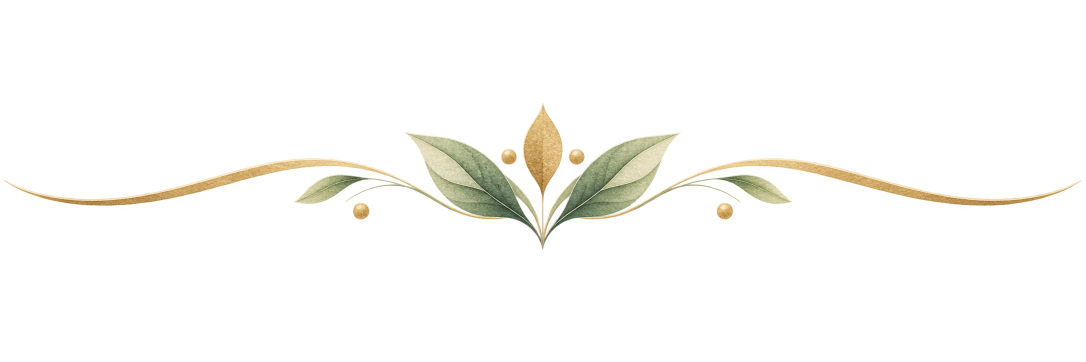
#> input picture art-originals/golden_divider.png, 2172 x 724 px (shown at 1/2 size); its folder holds 4 pictures in this run
$ python export_assets.py
#> lines starting #> are read from the running program, lines starting #| are printed output that depends on the picture
"""Re-exports the ornament PNGs from art-originals/ at the right geometry.

Two bugs this fixes, both of them invisible in the source files and obvious
once measured.

**The golden divider rendered at 45% of its intended width, everywhere.** The
shipped PNG was a 560x187 canvas (aspect 3.0) whose actual ink is only
2154x295 of the 2172x724 original (aspect 7.30) — the rest is transparent
padding. Every call site asks for a wide thin slot (120x18, aspect 6.67), and
AssetHelper contains rather than stretches, so the padded canvas was fitted
instead of the art and the flourish shrank to about 54x18. Cropping to the ink
makes the asset's own aspect match what the layout asks for.

**The emblem was 256x238, not square**, so in every 80x80 or 64x64 circular
badge it painted letterboxed and sat a few pixels above the optical centre.
Padding to a square canvas fixes that at every call site at once.

While here, each ornament is exported at roughly 3x its largest on-screen use
rather than whatever it happened to be, which also cuts the bundle: these were
being decoded at up to 320x480 to be drawn at 86x96.

    python tool/export_assets.py

Source of truth is art-originals/. Re-run after replacing any of those.
"""

from __future__ import annotations

import sys
from pathlib import Path

import numpy as np
from PIL import Image

sys.stdout.reconfigure(encoding="utf-8")

ROOT = Path(__file__).resolve().parent.parent
SRC = ROOT / "art-originals"
OUT = ROOT / "assets" / "images"

# Alpha below this is padding, not art. Anti-aliased edges sit well above it.
ALPHA_FLOOR = 8


def ink_box(im: Image.Image) -> tuple[int, int, int, int]:
    """Bounding box of everything that is actually drawn."""
    alpha = np.asarray(im.split()[3])
    ys, xs = np.where(alpha > ALPHA_FLOOR)
    if len(xs) == 0:
        return (0, 0, im.width, im.height)
    return (int(xs.min()), int(ys.min()), int(xs.max()) + 1, int(ys.max()) + 1)


def fit_width(im: Image.Image, width: int) -> Image.Image:
    height = max(1, round(im.height * width / im.width))
    return im.resize((width, height), Image.LANCZOS)


def export_cropped(name: str, width: int) -> None:
    """Crop to the ink, then scale to `width`."""
#> called with name = 'golden_divider', width = 448
    src = Image.open(SRC / f"{name}.png").convert("RGBA")
#> src is the input picture: PIL image 2172x724 RGBA; mean R, G, B, A 15.4, 14.3, 9.3, 14.6
    cropped = src.crop(ink_box(src))
#> in ink_box, `alpha = np.asarray(im.split()[3])`:
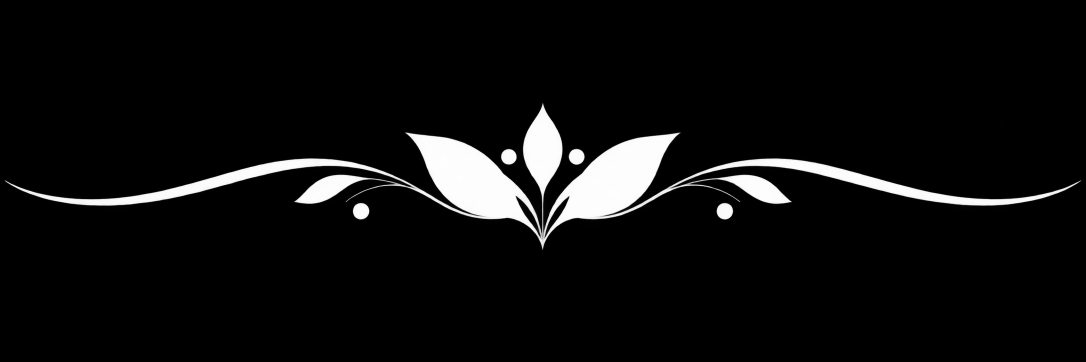
#> alpha: shape (724, 2172) (shown at 1/2 size); min 0, max 255, mean 14.6
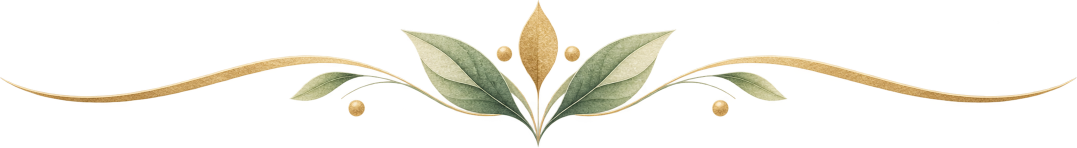
#> cropped: PIL image 2154x295 RGBA (shown at 1/2 size); mean R, G, B, A 38, 35.5, 23, 36.1; transparent parts drawn white
    out = fit_width(cropped, width)
#> in fit_width, `return im.resize((width, height), Image.LANCZOS)`:
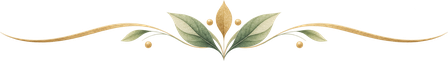
#> returned value: PIL image 448x61 RGBA; mean R, G, B, A 43.8, 40.5, 29.1, 36.4; transparent parts drawn white
    path = OUT / f"{name}.png"
    out.save(path, optimize=True)
    print(
        f"{name:22s} {src.width}x{src.height} -> {out.width}x{out.height}"
#> (the run stopped early here; a loop or call above may not have finished)
